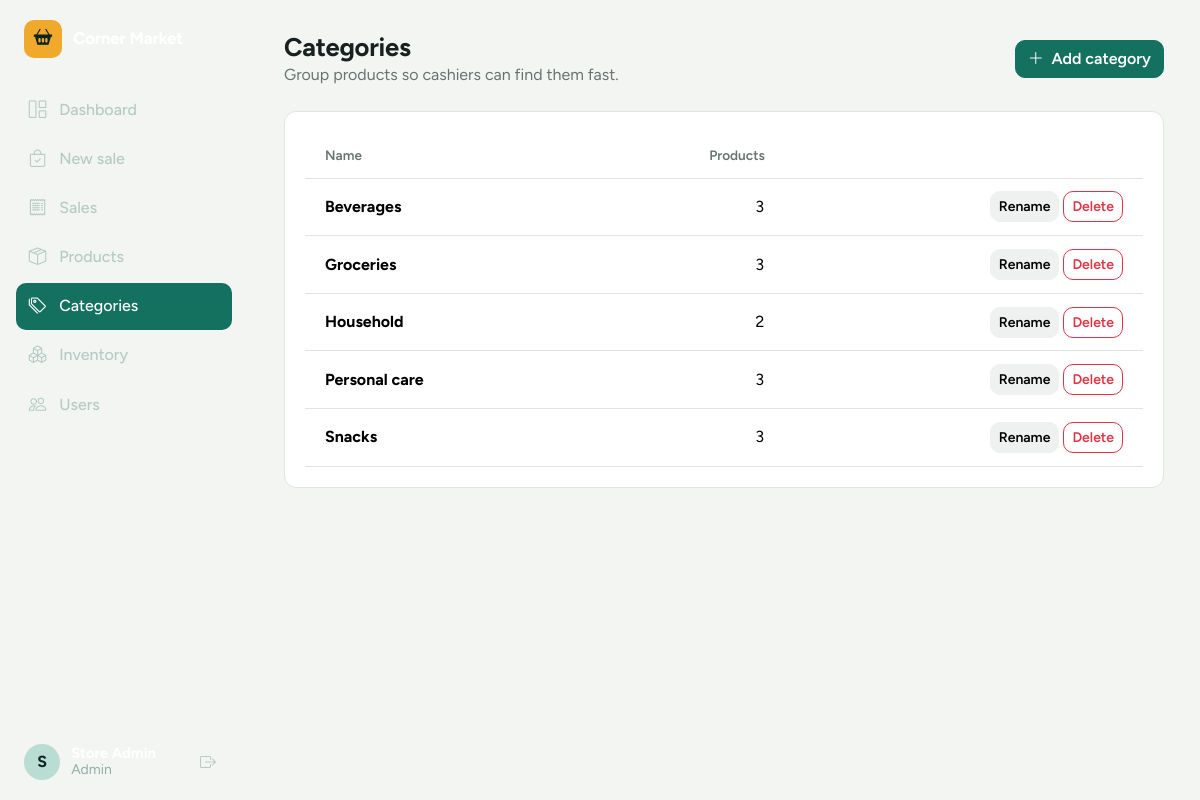
The app's page /categories.php (signed in) with its own data.
### tables this page shows
CREATE TABLE categories (
  id   INT UNSIGNED AUTO_INCREMENT PRIMARY KEY,
  name VARCHAR(80) NOT NULL UNIQUE
);

### includes/functions.php (called while the page is built, shortened)
<?php
function e($value): string
{
    return htmlspecialchars((string) $value, ENT_QUOTES, 'UTF-8');
}

### public/categories.php (the view, shortened to what this page needs)
<?php
$pdo = db();
$cats = $pdo->query("SELECT c.id, c.name, COUNT(p.id) AS products
                     FROM categories c LEFT JOIN products p ON p.category_id = c.id
                     GROUP BY c.id ORDER BY c.name")->fetchAll();
require __DIR__ . '/../includes/header.php';
?>
<div class="page-head">
    <div><h1>Categories</h1><p class="text-muted mb-0">Group products so cashiers can find them fast.</p></div>
    <button class="btn btn-primary" data-bs-toggle="modal" data-bs-target="#catModal" data-title="Add category"><i class="bi bi-plus-lg me-1"></i> Add category</button>
</div>
<div class="panel">
<?php if (!$cats): ?>
    <p class="empty">No categories yet. Add one to organize your products.</p>
<?php else: ?>
    <table class="table align-middle mb-0">
        <thead><tr><th>Name</th><th class="text-end">Products</th><th></th></tr></thead>
        <tbody>
        <?php foreach ($cats as $c): ?>
            <tr>
                <td><strong><?= e($c['name']) ?></strong></td>
                <td class="text-end"><?= (int) $c['products'] ?></td>
                <td class="text-end text-nowrap">
                    <button class="btn btn-sm btn-light" data-bs-toggle="modal" data-bs-target="#catModal" data-title="Rename category" data-record="<?= e(json_encode($c)) ?>">Rename</button>
                    <form method="post" class="d-inline" data-confirm="Delete this category? Its products will become uncategorized.">
                        <button class="btn btn-sm btn-outline-danger">Delete</button>
                    </form>
                </td>
            </tr>
        <?php endforeach; ?>
        </tbody>
    </table>
<?php endif; ?>
</div>
<?php require __DIR__ . '/../includes/footer.php'; ?>

### public/assets/css/style.css (style rules this page uses)
:root { --pine-950: #0c2421; --pine-900: #10302c; --pine: #14705f; --pine-dark: #0f5a4c; --pine-soft: #b9dcd3; --pine-tint: #e3f1ed; --paper: #f3f5f2; --surface: #ffffff; --tape: #fffdf6; --ink: #17211f; --muted: #667370; --line: #dfe5e2; --amber: #f0a92b; --amber-tint: #fdf0d6; --danger: #c23b35; --danger-tint: #f9e1df; --radius: 12px; --sidebar-w: 248px; --bs-body-font-family: 'Figtree', system-ui, -apple-system, 'Segoe UI', sans-serif; --bs-body-color: var(--ink); --bs-body-bg: var(--paper); --bs-primary: var(--pine); --bs-primary-rgb: 20, 112, 95; --bs-link-color: var(--pine); --bs-link-hover-color: var(--pine-dark); --bs-border-color: var(--line); }
body { font-feature-settings: 'tnum' 1; }
h1 { font-size: 1.6rem; font-weight: 700; letter-spacing: -0.01em; margin: 0; }
.text-muted { color: var(--muted) !important; }
.btn { border-radius: 10px; font-weight: 600; }
.btn-primary { --bs-btn-bg: var(--pine); --bs-btn-border-color: var(--pine); --bs-btn-hover-bg: var(--pine-dark); --bs-btn-hover-border-color: var(--pine-dark); --bs-btn-active-bg: var(--pine-dark); --bs-btn-active-border-color: var(--pine-dark); --bs-btn-disabled-bg: var(--pine); --bs-btn-disabled-border-color: var(--pine); }
.btn-light { --bs-btn-bg: #eef1ef; --bs-btn-border-color: #eef1ef; --bs-btn-hover-bg: #e2e7e4; --bs-btn-hover-border-color: #e2e7e4; }
.table > :not(caption) > * > * { padding: .8rem 1rem; background: transparent; }
.table thead th { font-size: .85rem; font-weight: 600; color: var(--muted); border-bottom: 1px solid var(--line); white-space: nowrap; }
.table tbody tr { border-color: var(--line); }
.page-head { display: flex; justify-content: space-between; align-items: center; gap: 1rem; flex-wrap: wrap; margin-bottom: 1.5rem; }
.panel { background: var(--surface); border: 1px solid var(--line); border-radius: var(--radius); padding: 1.25rem; }
.panel .table > :not(caption) > * > *:first-child { padding-left: 1.25rem; }
.panel .table > :not(caption) > * > *:last-child { padding-right: 1.25rem; }

### records on screen
categories: name "Beverages", products "3"
categories: name "Groceries", products "3"
categories: name "Household", products "2"
categories: name "Personal care", products "3"
categories: name "Snacks", products "3"

### other values on screen
$label "Dashboard"
$label "New sale"
$label "Sales"
$label "Products"
$label "Categories"
$label "Inventory"
$label "Users"
substr($user['full_name'], 0, 1) "S"
$user['role'] "Admin"
